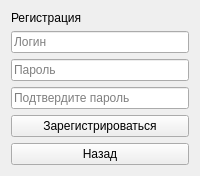
<?xml version="1.0" encoding="UTF-8"?>
<ui version="4.0">
 <class>RegisterWidget</class>
 <widget class="QWidget" name="RegisterWidget">
  <property name="windowTitle">
   <string>Регистрация</string>
  </property>
  <layout class="QVBoxLayout" name="verticalLayout">
   <item>
    <widget class="QLabel" name="labelTitle">
     <property name="text">
      <string>Регистрация</string>
     </property>
    </widget>
   </item>
   <item>
    <widget class="QLineEdit" name="lineLogin">
     <property name="placeholderText">
      <string>Логин</string>
     </property>
    </widget>
   </item>
   <item>
    <widget class="QLineEdit" name="linePassword">
     <property name="placeholderText">
      <string>Пароль</string>
     </property>
     <property name="echoMode">
      <enum>QLineEdit::Password</enum>
     </property>
    </widget>
   </item>
   <item>
    <widget class="QLineEdit" name="linePasswordConfirm">
     <property name="placeholderText">
      <string>Подтвердите пароль</string>
     </property>
     <property name="echoMode">
      <enum>QLineEdit::Password</enum>
     </property>
    </widget>
   </item>
   <item>
    <widget class="QPushButton" name="btnRegister">
     <property name="text">
      <string>Зарегистрироваться</string>
     </property>
    </widget>
   </item>
   <item>
    <widget class="QPushButton" name="btnBack">
     <property name="text">
      <string>Назад</string>
     </property>
    </widget>
   </item>
  </layout>
 </widget>
 <resources/>
 <connections/>
</ui>
